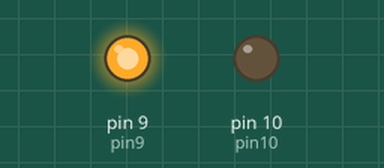
Recording of a sketch running on a simulated Arduino Uno, built with avr-gcc and run on an emulated ATmega328P. On the bench: output pins drawn as LEDs (lit = HIGH).

Above: at 3.0 s.
At 6.5 s:
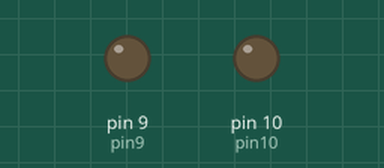
At 11.5 s:
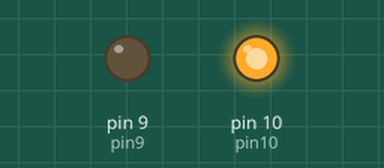
At 16.5 s:
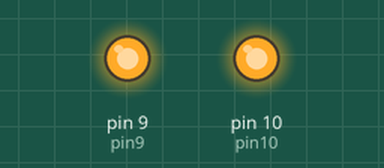
Timing chart, 0 to 20.8 s (numbered marks = the images above):
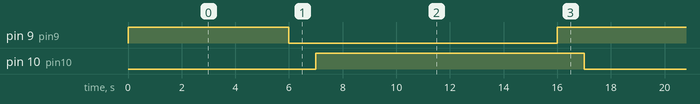

The sketch:

Usage_of_FOR_loop_in_blinking_of_LED_s.ino
```cpp
int pin9=9;
int pin10=10;
int waitTimeR=1000;
int waitTimeY=1000;
int Yellowblink=3;
int Redblink=5;
int j;
void setup()
{
  pinMode(pin9, OUTPUT);
  pinMode(pin10, OUTPUT);
  Serial.begin(9600);
}

void loop()
{
  for(j=1;j<=Yellowblink;j++){
    digitalWrite(pin9,HIGH);
    delay(waitTimeY);
    digitalWrite(pin10,LOW);
    delay(waitTimeY);
  }

  for(j=1;j<=Redblink;j++){
    digitalWrite(pin9,LOW);
    delay(waitTimeR);
    digitalWrite(pin10,HIGH);
    delay(waitTimeR);
  }

}
```

Measured:
- by itself, pin 9 (pin9): alternates HIGH for 6.0 s and LOW for 10.0 s
- by itself, pin 10 (pin10): alternates HIGH for 10.0 s and LOW for 6.0 s
- by itself, everything shown: repeats every 16.0 s, in 4 steps
